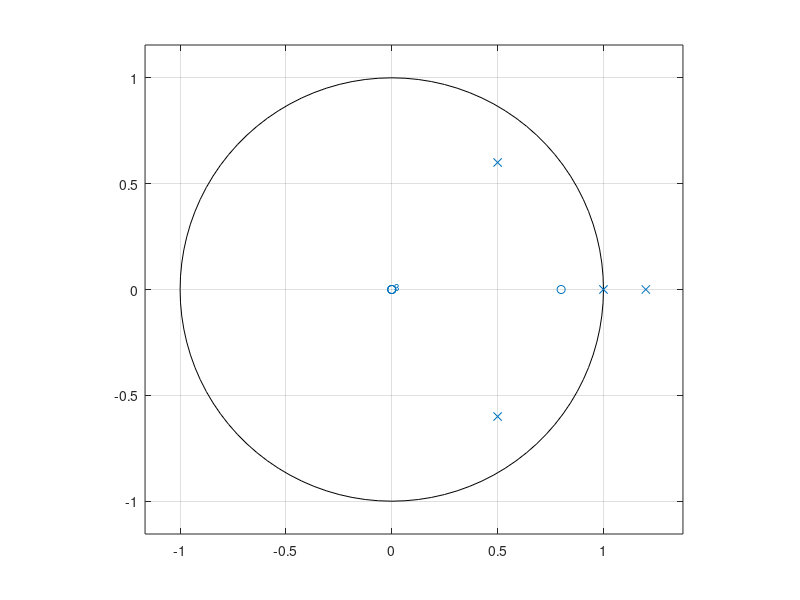
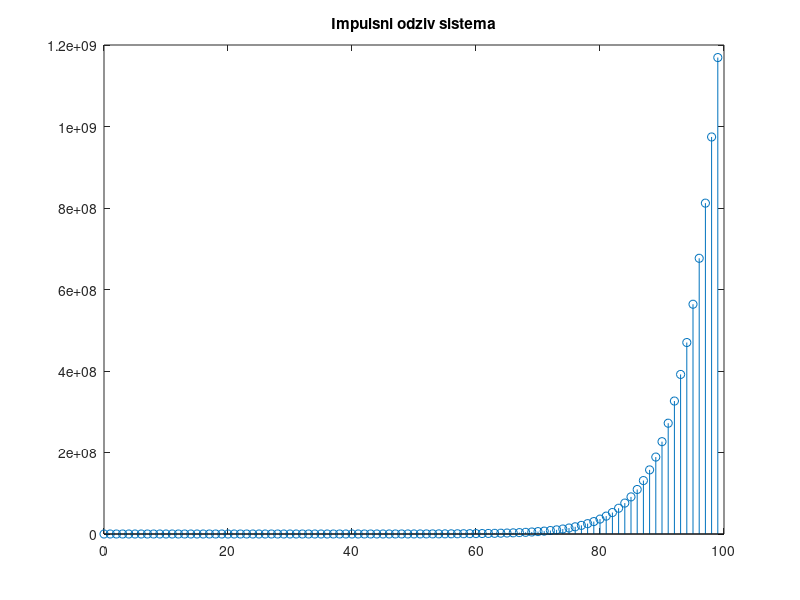

Here is the MATLAB script that generated these plots, in order:
%definisanje diskretnog sistema
%b = [0.08632 0.055706 0.14939 0.055706 0.08632];
%a = [1 -1.6992	2.1371 -1.3258	0.50014];
b = [5 -4];
a = [1 -3.2 4.01 -2.542 0.732];
nule = roots (b); 
polovi = roots (a);
disp ('Polovi funkcije prenosa su:');
disp (polovi);
% ovaj deo ispituje sa li se svi polovi nalaze unutar jedini?nog kruga
if abs (polovi) < 1
	disp ('Sistem je stabilan.');
else
	disp ('Sistem je nestabilan');
end
% ovaj deo crta raspored polova i nula u odnosu na jedini?ni krug
zplane (b, a);
%odredjivanje impulsnog odziva sistema
delta_impuls = [1 zeros(1, 99)];
g = filter (b, a, delta_impuls);
figure
stem (0: length(g)-1, g), title ('Impulsni odziv sistema');
